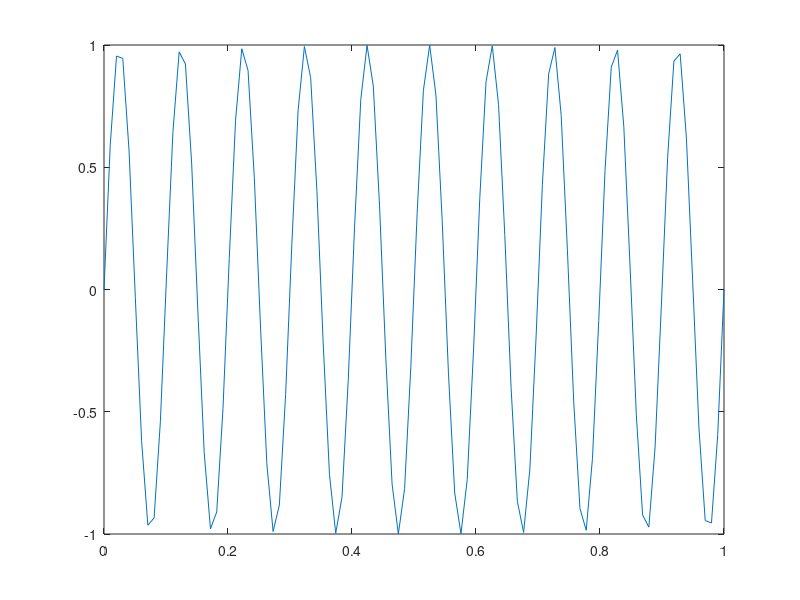

Recreate this plot in MATLAB.
t = linspace(0, 1, 100);

a1 = 1; % Amplitude
f1 = 10; % Frequency (Hertz)
w1 = 2 * pi * f1;
v1 = a1 * sin(w1 * t); % Sinusoidal signal
n = 0.5*rand(length(t));
vn = v1 + n;
%v1(0:10) = v1(0:10) + randn(0, 1);
% plot(t, vn); % Plot sine signal
% hold on; % Hold the previous plot and draw the following overlapped
plot(t, v1); 